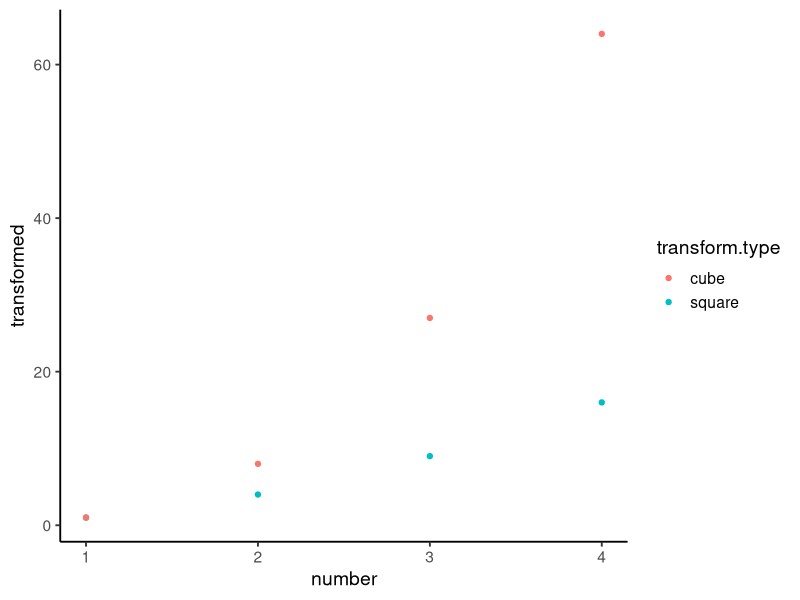
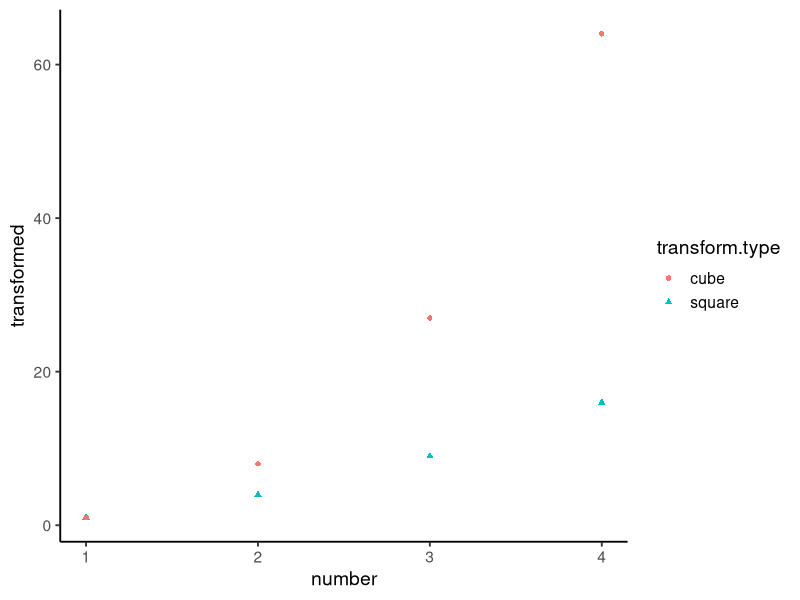
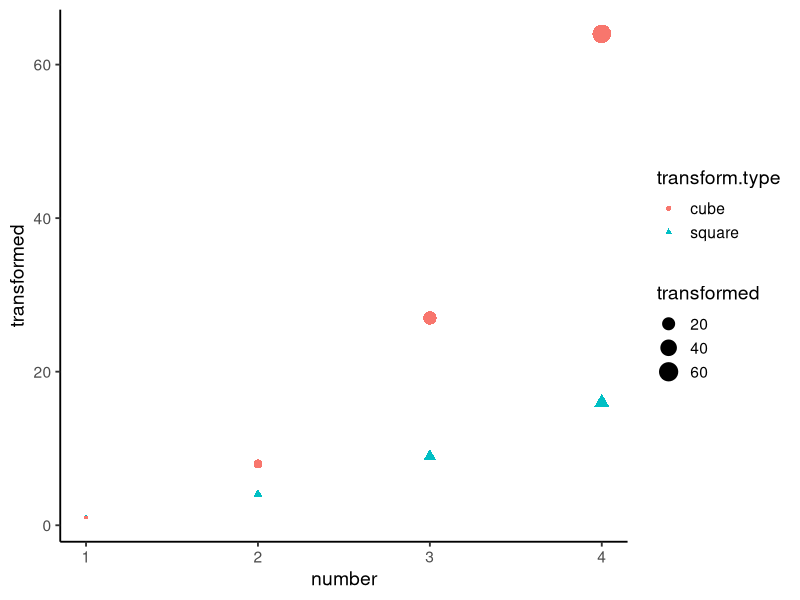
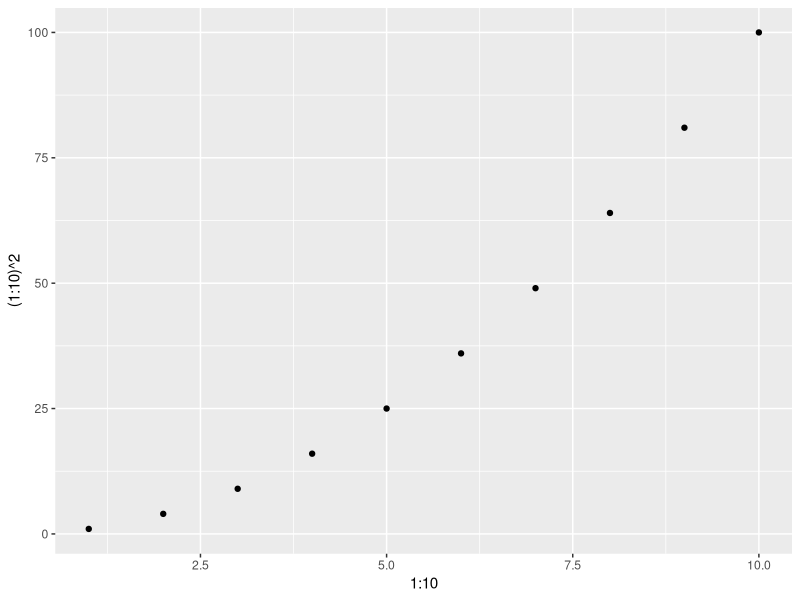
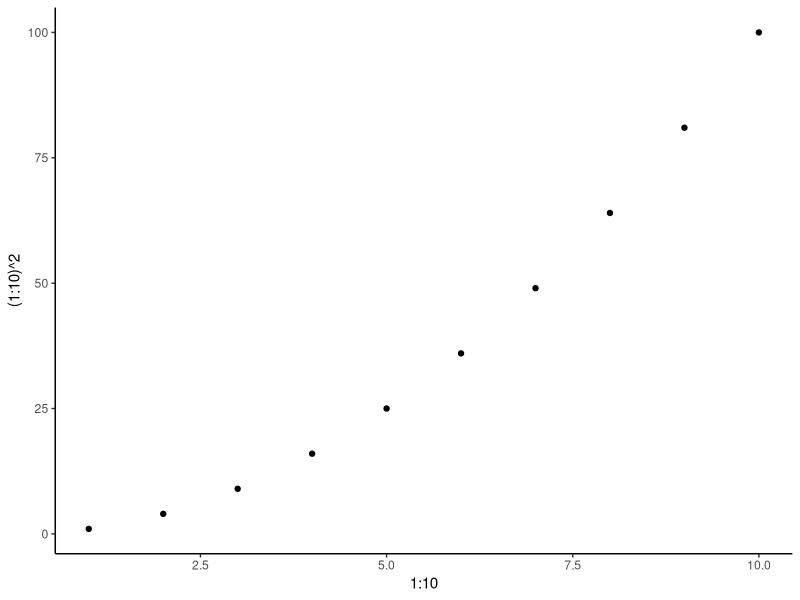
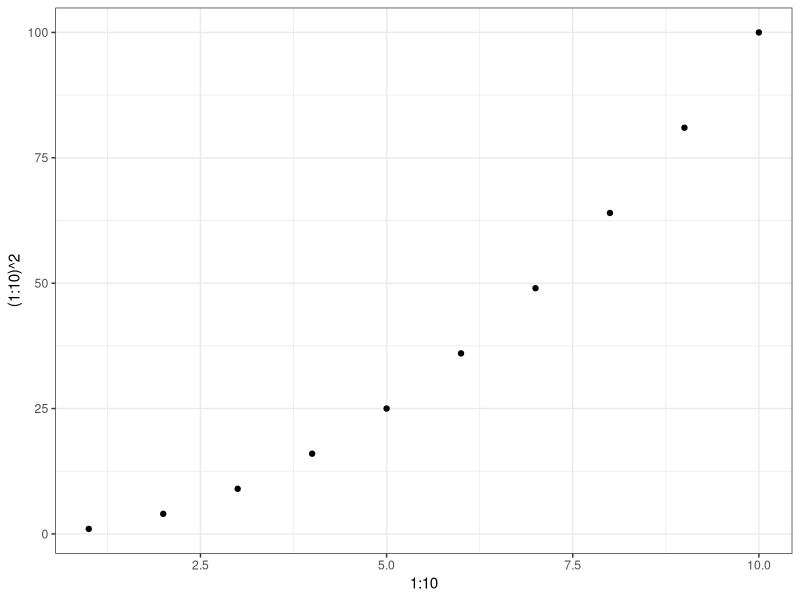
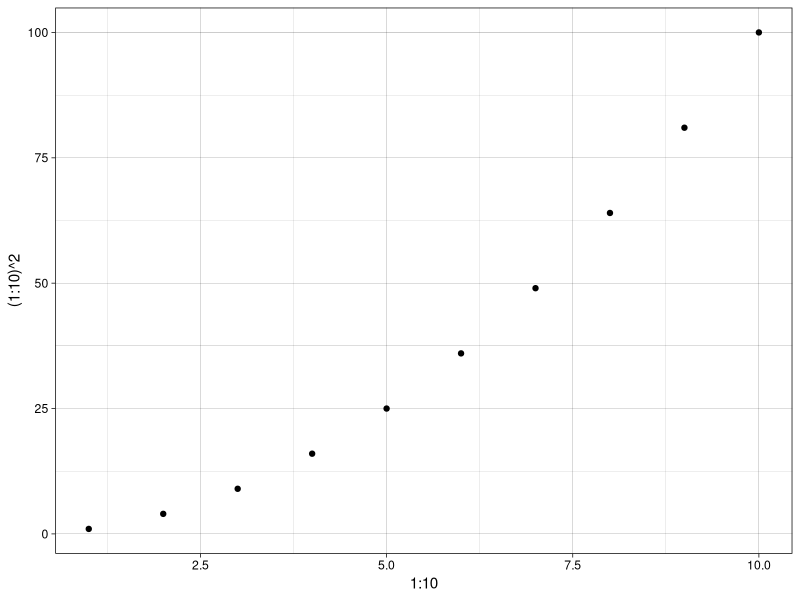
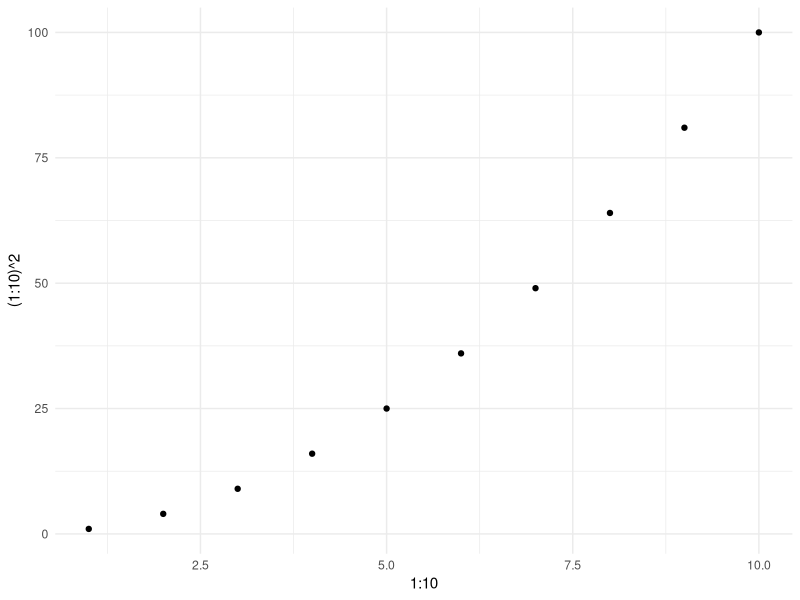

The R script that drew these images, in order:
## ---- chunk 1
require(ggplot2)
## ---- chunk 2
d <- data.frame( number=c(1:4, 1:4),
                 transformed=c((1:4)^2, (1:4)^3),
                 transform.type=factor(c(rep('square',4), c(rep('cube',4))))
                 )
d
## ---- chunk 3
theme_set(theme_classic(base_size=14))
## ---- chunk 4
ggplot(data=d, aes(x=number, y=transformed, colour=transform.type)) + geom_point()
## ---- chunk 5
ggplot(data=d, aes(x=number, y=transformed, colour=transform.type, shape=transform.type)) + geom_point()
## ---- chunk 6
ggplot(data=d, aes(x=number, y=transformed, size=transformed, colour=transform.type, shape=transform.type)) + geom_point()
## ---- chunk 7
theme_set(theme_gray())
## ---- chunk 8
qplot(x=1:10, y=(1:10)^2)
## ---- chunk 9
qplot(x=1:10, y=(1:10)^2) + theme_classic()
## ---- chunk 10
qplot(x=1:10, y=(1:10)^2) + theme_bw()
## ---- chunk 11
qplot(x=1:10, y=(1:10)^2) + theme_linedraw()
## ---- chunk 12
theme_set(theme_minimal())
qplot(x=1:10, y=(1:10)^2)
## ---- chunk 13
theme_set(theme_gray())
## ---- chunk 14
qplot(x=1:10, y=(1:10)^2) + theme_classic(base_size=14)
